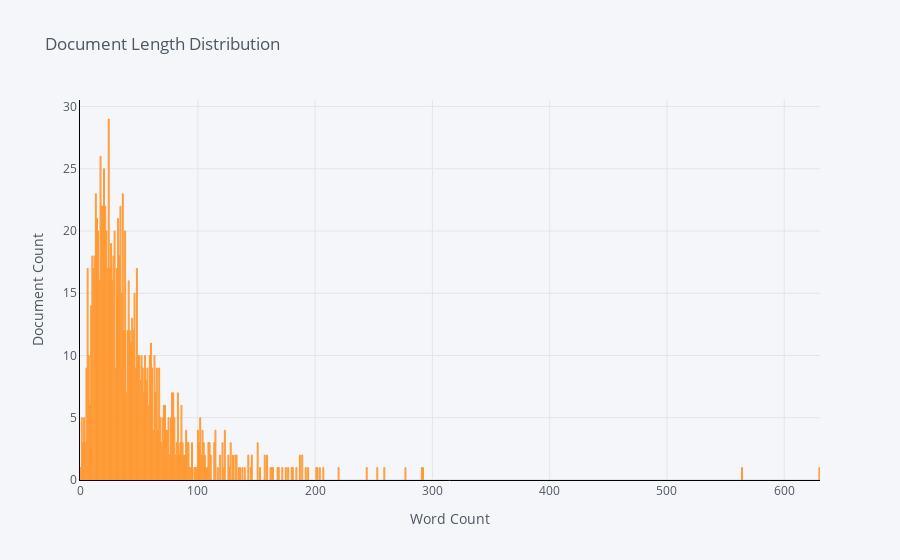

This figure's notebook cell:
### Markdown cell above
We now apply the plots used above to our corpus to see what changes to the corpus have been effected by our data processing.

### Code cell
doc_length_plot(df)

### Figure 1 — Plotly figure (JSON) as saved in the notebook; plotly's stock layout.template omitted (floating-point values rounded to 4 significant figures; data arrays with more than 128 entries replaced by an {"elided": "..."} marker saying what was removed)
{"data": [{"marker": {"color": "rgba(255, 153, 51, 0.6)", "line": {"color": "rgba(255, 153, 51, 1.0)", "width": 1}}, "name": "count", "orientation": "v", "text": "", "type": "bar", "x": {"elided": "163 int values"}, "y": {"elided": "163 int values"}}], "layout": {"legend": {"bgcolor": "#F5F6F9", "font": {"color": "#4D5663"}}, "paper_bgcolor": "#F5F6F9", "plot_bgcolor": "#F5F6F9", "title": {"font": {"color": "#4D5663"}, "text": "Document Length Distribution"}, "xaxis": {"gridcolor": "#E1E5ED", "linecolor": "Black", "showgrid": true, "tickfont": {"color": "#4D5663"}, "title": {"font": {"color": "#4D5663"}, "text": "Word Count"}, "zerolinecolor": "#E1E5ED"}, "yaxis": {"gridcolor": "#E1E5ED", "linecolor": "Black", "showgrid": true, "tickfont": {"color": "#4D5663"}, "title": {"font": {"color": "#4D5663"}, "text": "Document Count"}, "zerolinecolor": "#E1E5ED"}}}
